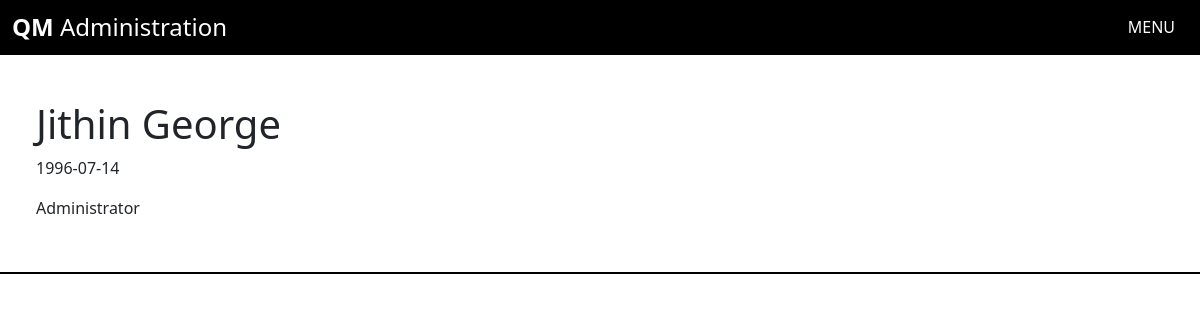
The page /users (signed in) on the database as committed earlier.
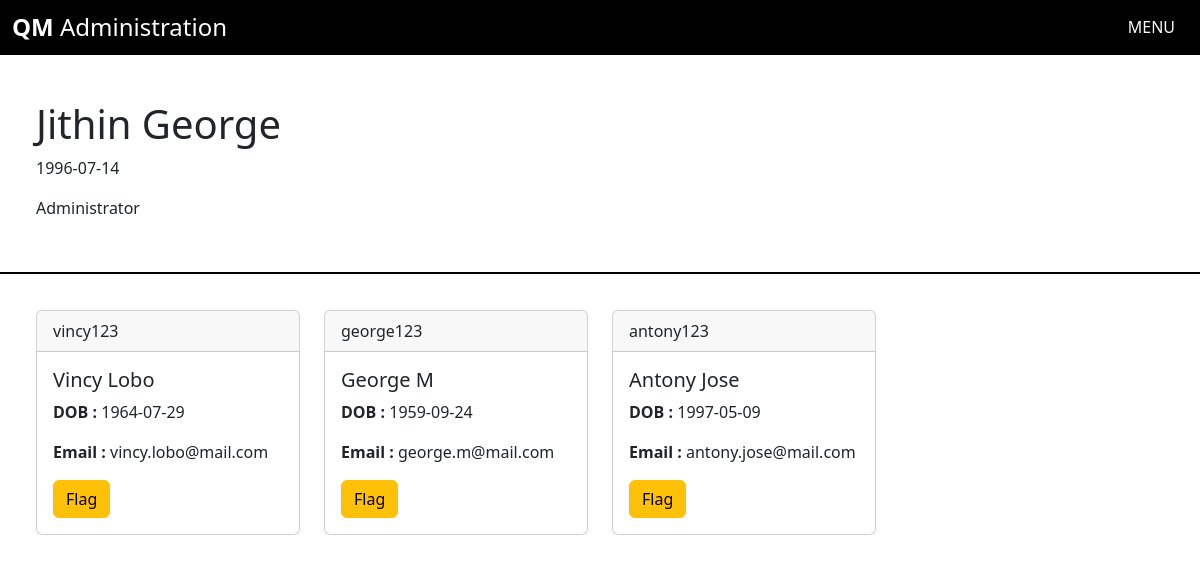
The same page on the database as committed later.
### app.py (models this page shows)
class Users(db.Model, UserMixin):
    __tablename__ = 'users'
    id = db.Column(db.Integer, primary_key = True)
    fname = db.Column(db.String(100), nullable = False)
    lname = db.Column(db.String(100), nullable = False)
    dob = db.Column(db.String, nullable = False)
    email = db.Column(db.String(200), nullable = False, unique = True)
    qualification = db.Column(db.String(200), nullable = True)
    username = db.Column(db.String(100), nullable = False, unique = True )
    password = db.Column(db.String(50), nullable = False)
    admin = db.Column(db.Boolean, default = False, nullable = False)
    flagged = db.Column(db.Boolean, default = False, nullable = False)
    subs = db.relationship('Subjects', secondary = 'enrollment', backref = 'enrolledSubs' )

### app.py (the view)
@login_required
@app.route('/users', methods = ['GET','POST'])
def users_view():
    if current_user.admin:
        users = Users.query.filter_by(admin=0).all()
        return render_template('users.html', users=users)

### app.py (called while the page is built)
@login_manager.user_loader
def load_user(user_id):
    return Users.query.get(int(user_id))

### templates/users.html (shortened to what this page needs)
{% extends 'base.html' %}
{% block main %}
<div class="header">
    <h1>{{ current_user.fname }} {{ current_user.lname }}</h1>
    <p>{{ current_user.dob }}</p>
    <p>{{ current_user.qualification }}</p>
</div>
<div style="padding: 3%;">
    <div class="row">
        {% for user in users %}
        <div class="col-sm-3 mb-3">
          <div class="card">
            <div class="card-header">
                {{ user.username }}
            </div>
            <div class="card-body">
              <h5 class="card-title">{{ user.fname }} {{ user.lname }}</h5>
              <p class="card-text"><b>DOB :</b> {{ user.dob }}</p>
              <p class="card-text"><b>Email :</b> {{ user.email }}</p>
              <a href="#" class="btn btn-warning">Flag</a>
            </div>
          </div>
        </div>
        {% endfor %}
      </div>
</div>
{% endblock %}

### templates/base.html (shortened to what this page needs)
<!DOCTYPE html>
<html lang="en">
<head>
    <link href="https://cdn.jsdelivr.net/npm/bootstrap@5.3.3/dist/css/bootstrap.min.css" rel="stylesheet">
    <link rel="stylesheet" href="../static/css/style.css">
</head>
<body>
    <nav class="navbar fixed-top">
        <div class="container-fluid">
          <a class="navbar-brand" href="/"><h4 style="margin: 0;"><b>QM</b>
            {% if current_user.admin %}
                Administration
            {% endif %}
          </h4></a>
          <button class="navbar-toggler" type="button" data-bs-toggle="offcanvas" data-bs-target="#offcanvasNavbar" aria-controls="offcanvasNavbar" aria-label="Toggle navigation">
            <h6>MENU</h6>
          </button>
        </div>
      </nav>
    {% block main %}
    {% endblock %}
</body>
</html>

### static/css/style.css (style rules this page uses)
body { overflow-x: hidden; width: 100%; }
.navbar { background: #000 !important; color: #fff !important; }
.navbar h4 { color: #fff; }
.navbar-toggler h6 { margin: 0 !important; color: #fff; }
.header { padding: 100px 3% 3% 3%; border-bottom: 2px black solid; transition: ease 0.5s; }

Rows that differ between the two databases and show on the page:
added Users: username "vincy123", fname "Vincy", lname "Lobo", dob "1964-07-29", email "vincy.lobo@mail.com"
added Users: username "george123", fname "George", lname "M", dob "1959-09-24", email "george.m@mail.com"
added Users: username "antony123", fname "Antony", lname "Jose", dob "1997-05-09", email "antony.jose@mail.com"
